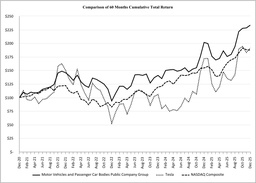
#> input picture data/raw_data/finance_report/tsla-20251231_files/tsla-20251231_g1.jpg, 256 x 183 px, shrunk from 1344 x 960 before the run
$ python -i chart_analyzer.py   (imports and definitions only)
#> lines starting #> are read from the running program, lines starting #| are printed output that depends on the picture; after the words box and inside, x2 and y2 are one past the last pixel; in counts of white or black regions, pixels touching at a corner belong together
"""
Chart Analyzer for GraphRAG.

This module provides chart and visualization analysis capabilities,
extracting structured data from charts and converting to graph representations.
"""

import logging
from typing import Dict, List, Any, Optional, Tuple, Union
import cv2
import numpy as np
from PIL import Image
import torch
import torch.nn as nn

logger = logging.getLogger(__name__)


class ChartAnalyzer:
    """
    Chart analyzer for extracting data from visualizations.

    Uses computer vision and deep learning to understand charts,
    extract data points, and convert to structured representations.
    """

    def __init__(self, model_path: Optional[str] = None):
        """
        Initialize chart analyzer.

        Args:
            model_path: Path to pre-trained chart analysis model
        """
        self.model_path = model_path

        # Chart type classification model (simplified)
        self.chart_types = [
            'bar_chart', 'line_chart', 'pie_chart', 'scatter_plot',
            'histogram', 'area_chart', 'box_plot', 'heatmap'
        ]

        # Color mapping for data series identification
        self.color_map = {
            'red': [255, 0, 0],
            'green': [0, 255, 0],
            'blue': [0, 0, 255],
            'yellow': [255, 255, 0],
            'purple': [128, 0, 128],
            'orange': [255, 165, 0],
            'black': [0, 0, 0],
            'gray': [128, 128, 128]
        }

        logger.info("Chart analyzer initialized")

    def analyze_chart(self, image: Union[str, Image.Image]) -> Dict[str, Any]:
        """
        Analyze a chart image and extract structured data.

        Args:
            image: Chart image path or PIL Image

        Returns:
            Chart analysis results
        """
        try:
            # Load image
            if isinstance(image, str):
                pil_image = Image.open(image).convert('RGB')
#> pil_image is the input picture: PIL image 256x183 RGB; min 0, max 255, mean 245.7
            else:
                pil_image = image.convert('RGB')

            # Convert to OpenCV format
            cv_image = cv2.cvtColor(np.array(pil_image), cv2.COLOR_RGB2BGR)

            analysis = {
                "chart_type": self._classify_chart_type(cv_image),
                "title": self._extract_title(cv_image, pil_image),
                "axes": self._extract_axes(cv_image),
                "data_series": self._extract_data_series(cv_image),
                "legend": self._extract_legend(cv_image),
                "data_points": self._extract_data_points(cv_image),
                "confidence": 0.0,  # Would be calculated by ML model
                "metadata": {
                    "dimensions": pil_image.size,
                    "extraction_method": "cv_analysis"
                }
            }

            # Calculate overall confidence
            analysis["confidence"] = self._calculate_confidence(analysis)

            return analysis

        except Exception as e:
            logger.error(f"Failed to analyze chart: {e}")
            return {"error": str(e)}

    def _classify_chart_type(self, image: np.ndarray) -> str:
        """
        Classify chart type using computer vision heuristics.

        Args:
            image: OpenCV image array

        Returns:
            Chart type classification
        """
        # Convert to grayscale
        gray = cv2.cvtColor(image, cv2.COLOR_BGR2GRAY)

        # Edge detection
        edges = cv2.Canny(gray, 50, 150)
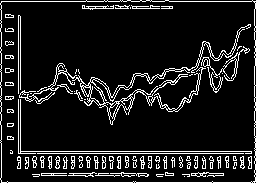
#> edges: shape (183, 256); 11.1% white in thin lines or dots

        # Find contours
        contours, _ = cv2.findContours(edges, cv2.RETR_EXTERNAL, cv2.CHAIN_APPROX_SIMPLE)
#> contours = 1 contour; box (x1, y1, x2, y2) and area: (0, 0, 256, 183) 45918

        # Analyze contour shapes and arrangements
        height, width = image.shape[:2]
#> height = 183; width = 256

        # Check for bar chart patterns (vertical rectangles)
        bar_count = 0
        for contour in contours:
            x, y, w, h = cv2.boundingRect(contour)
            aspect_ratio = h / max(w, 1)

            # Tall, thin rectangles suggest bars
            if aspect_ratio > 2 and w < width * 0.1:
                bar_count += 1
#> this loop made 1 pass
#> (x, y, w, h, aspect_ratio) on pass 1: (0, 0, 256, 183, 0.715)
#> after the loop, bar_count = 0

        if bar_count > 3:
            return "bar_chart"

        # Check for pie chart patterns (circular shapes)
        circles = cv2.HoughCircles(gray, cv2.HOUGH_GRADIENT, 1, 20,
                                  param1=50, param2=30, minRadius=20, maxRadius=min(width, height)//2)
#> circles = 22 rows, first 8: [72.5, 127.5, 54.9], [132.5, 82.5, 77.2], [90.5, 85.5, 90.4], [152.5, 107.5, 66.2], [180.5, 100.5, 73.8], [85.5, 105.5, 67.3], [139.5, 62.5, 61.8], [49.5, 118.5, 49.6]

        if circles is not None and len(circles[0]) > 0:
            return "pie_chart"

        # Check for line patterns
        lines = cv2.HoughLinesP(edges, 1, np.pi/180, threshold=50,
                               minLineLength=50, maxLineGap=10)

        if lines is not None and len(lines) > 5:
            # Check if lines are roughly horizontal/vertical (axes)
            horizontal_lines = sum(1 for line in lines if abs(line[0][1] - line[0][3]) < 10)
            vertical_lines = sum(1 for line in lines if abs(line[0][0] - line[0][2]) < 10)

            if horizontal_lines > 2 and vertical_lines > 2:
                return "line_chart"

        # Default classification
        return "unknown"

    def _extract_title(self, cv_image: np.ndarray, pil_image: Image.Image) -> Optional[str]:
        """
        Extract chart title using OCR and positioning heuristics.

        Args:
            cv_image: OpenCV image
            pil_image: PIL image for OCR

        Returns:
            Extracted title text
        """
        # Simple heuristic: text in top portion of image
        height, width = cv_image.shape[:2]
#> height = 183; width = 256
        top_region = pil_image.crop((0, 0, width, height // 5))
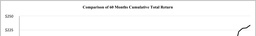
#> top_region: PIL image 256x36 RGB; min 56, max 255, mean 248.9

        # Would use OCR here - placeholder
        return "Chart Title (OCR Required)"

    def _extract_axes(self, image: np.ndarray) -> Dict[str, Any]:
        """
        Extract chart axes information.

        Args:
            image: OpenCV image

        Returns:
            Axes information
        """
        gray = cv2.cvtColor(image, cv2.COLOR_BGR2GRAY)
        edges = cv2.Canny(gray, 50, 150)

        # Find lines that could be axes
        lines = cv2.HoughLinesP(edges, 1, np.pi/180, 50, minLineLength=50, maxLineGap=10)
#> lines = 36 rows, first 6: [1, 182, 254, 182], [1, 151, 255, 151], [1, 1, 255, 1], [1, 153, 255, 153], [1, 181, 1, 2], [20, 168, 20, 16]

        axes = {"x_axis": None, "y_axis": None, "labels": []}

        if lines is not None:
            height, width = image.shape[:2]
#> height = 183; width = 256

            for line in lines:
                x1, y1, x2, y2 = line[0]

                # Check for horizontal axis (bottom of chart)
                if abs(y1 - height) < 50 and abs(y2 - height) < 50 and abs(x2 - x1) > width * 0.5:
                    axes["x_axis"] = {"start": (x1, y1), "end": (x2, y2)}

                # Check for vertical axis (left side of chart)
                elif abs(x1 - 0) < 50 and abs(x2 - 0) < 50 and abs(y2 - y1) > height * 0.5:
                    axes["y_axis"] = {"start": (x1, y1), "end": (x2, y2)}
#> this loop made 36 passes
#> (x1, y1, x2, y2) on passes 1 to 12: (1, 182, 254, 182), (1, 151, 255, 151), (1, 1, 255, 1), (1, 153, 255, 153), (1, 181, 1, 2), (20, 168, 20, 16), (41, 173, 146, 173), (39, 175, 173, 175), (18, 168, 18, 15), (17, 160, 255, 160), (254, 181, 254, 2), (17, 167, 255, 167)
#> after the loop, axes = 3 items

        return axes

    def _extract_data_series(self, image: np.ndarray) -> List[Dict[str, Any]]:
        """
        Extract data series from chart.

        Args:
            image: OpenCV image

        Returns:
            List of data series
        """
        # Simplified data series extraction
        series = []
#> series = []

        # For different chart types, different extraction methods
        chart_type = self._classify_chart_type(image)
#> the loop in _classify_chart_type (call 2), `for contour in contours:` made 1 pass
#> chart_type = 'pie_chart'

        if chart_type == "bar_chart":
            series = self._extract_bar_series(image)
        elif chart_type == "line_chart":
            series = self._extract_line_series(image)
        elif chart_type == "pie_chart":
            series = self._extract_pie_series(image)
#> series = 3 items

        return series

    # [23 lines left out: functions _extract_bar_series, _extract_line_series, not called in this run]

    def _extract_pie_series(self, image: np.ndarray) -> List[Dict[str, Any]]:
        """Extract pie chart data series."""
        # Simplified pie extraction
        return [
            {"name": "Category A", "value": 40, "color": "red", "percentage": 40.0},
            {"name": "Category B", "value": 30, "color": "blue", "percentage": 30.0},
            {"name": "Category C", "value": 30, "color": "green", "percentage": 30.0}
        ]

    def _extract_legend(self, image: np.ndarray) -> Optional[Dict[str, Any]]:
        """
        Extract chart legend information.

        Args:
            image: OpenCV image

        Returns:
            Legend information
        """
        # Simplified legend detection - look for colored boxes with text
        return {
            "detected": True,
            "position": "bottom_right",  # Placeholder
            "items": [
                {"label": "Series 1", "color": "blue"},
                {"label": "Series 2", "color": "red"}
            ]
        }

    def _extract_data_points(self, image: np.ndarray) -> List[Dict[str, float]]:
        """
        Extract individual data points from chart.

        Args:
            image: OpenCV image

        Returns:
            List of data points with coordinates and values
        """
        # Simplified data point extraction
        points = []
#> points = []

        # This would use computer vision to detect and extract actual data points
        # For now, return placeholder data
        chart_type = self._classify_chart_type(image)
#> chart_type = 'pie_chart'

        if chart_type == "bar_chart":
            points = [
                {"x": 0, "y": 10, "value": 10, "series": "A"},
                {"x": 1, "y": 20, "value": 20, "series": "A"},
                {"x": 2, "y": 15, "value": 15, "series": "A"}
            ]
        elif chart_type == "line_chart":
            points = [
                {"x": 0, "y": 5, "value": 5, "series": "Line 1"},
                {"x": 1, "y": 15, "value": 15, "series": "Line 1"},
                {"x": 2, "y": 25, "value": 25, "series": "Line 1"}
            ]

        return points

    def _calculate_confidence(self, analysis: Dict[str, Any]) -> float:
        """Calculate overall analysis confidence."""
        confidence = 0.0
        factors = 0

        # Chart type confidence
        if analysis["chart_type"] != "unknown":
            confidence += 0.4
        factors += 1

        # Axes detection confidence
        if analysis["axes"]["x_axis"] or analysis["axes"]["y_axis"]:
            confidence += 0.3
        factors += 1

        # Data series confidence
        if analysis["data_series"]:
            confidence += 0.3
        factors += 1

        return confidence / factors if factors > 0 else 0.0

    # [69 lines left out: function convert_chart_to_graph, not called in this run]

>>> result = ChartAnalyzer().analyze_chart('../../../../../data/raw_data/finance_report/tsla-20251231_files/tsla-20251231_g1.jpg')
#> result = 8 items
